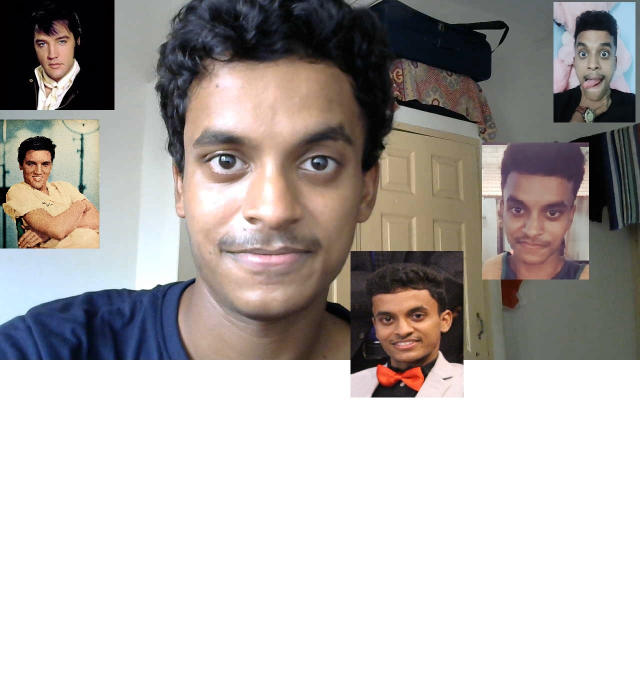
#> input picture test-data/test1.jpg, 1280 x 1367 px, given as the content of the folder test-data/test1.jpg, which was not available (shown at 1/2 size)
$ python -i faceR.py   (imports and definitions only)
#> lines starting #> are read from the running program, lines starting #| are printed output that depends on the picture
from PyQt5 import QtCore, QtGui, QtWidgets
import cv2
import os
import csv
import shutil
import numpy as np
from PIL import Image
import pandas as pd
import time
import datetime


class Ui_mainWindow(object):
    # [184 lines left out: functions setupUi, retranslateUi, CaptureImage, TrainImages, not called in this run]

    def getImagesAndLabels(self,path):
#> called with path = 'test-data/test1.jpg'
        imagePaths = [os.path.join(path,f) for f in os.listdir(path)]
        faces = []
        Ids = []
        for imagePath in imagePaths:
            pilImage = Image.open(imagePath).convert('L')
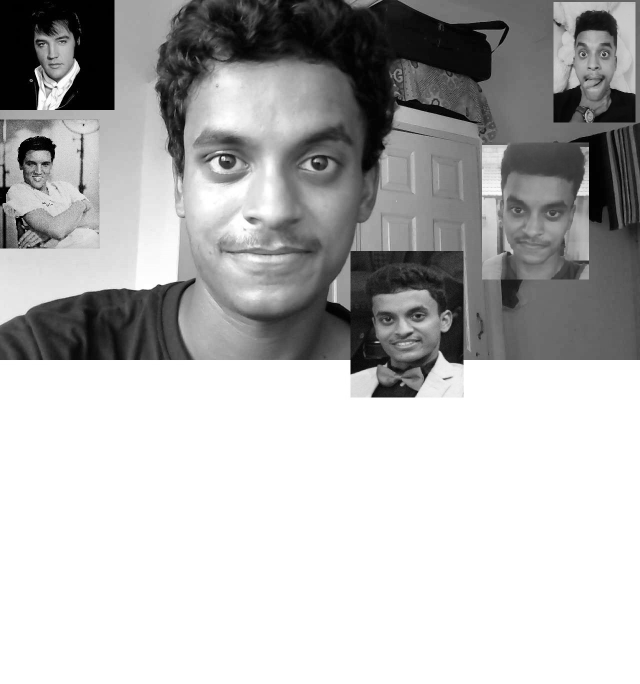
#> pilImage: PIL image 1280x1367 L (shown at 1/2 size); min 0, max 255, mean 180
            imageNp = np.array(pilImage,'uint8')
#> (the run stopped early here; a loop or call above may not have finished)

$ run again, on test-data/test2.jpg
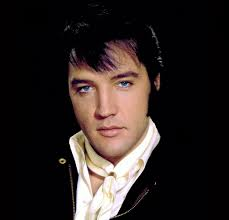
#> input picture test-data/test2.jpg, 229 x 220 px, given as the content of the folder test-data/test2.jpg, which was not available
#> in getImagesAndLabels, `pilImage = Image.open(imagePath).convert('L')`:
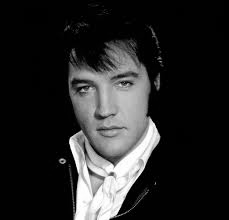
#> pilImage: PIL image 229x220 L; min 0, max 255, mean 38.8

$ run again, on test-data/test3.jpg
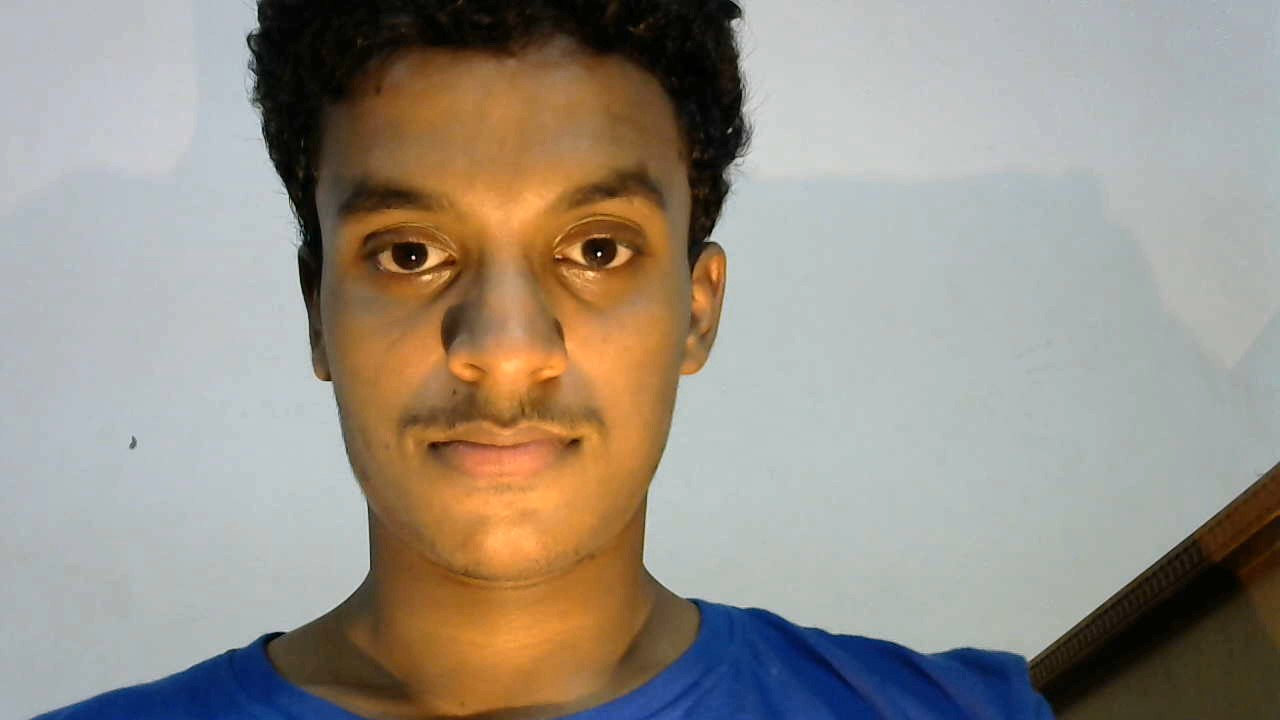
#> input picture test-data/test3.jpg, 1280 x 720 px, given as the content of the folder test-data/test3.jpg, which was not available
#> in getImagesAndLabels, `pilImage = Image.open(imagePath).convert('L')`:
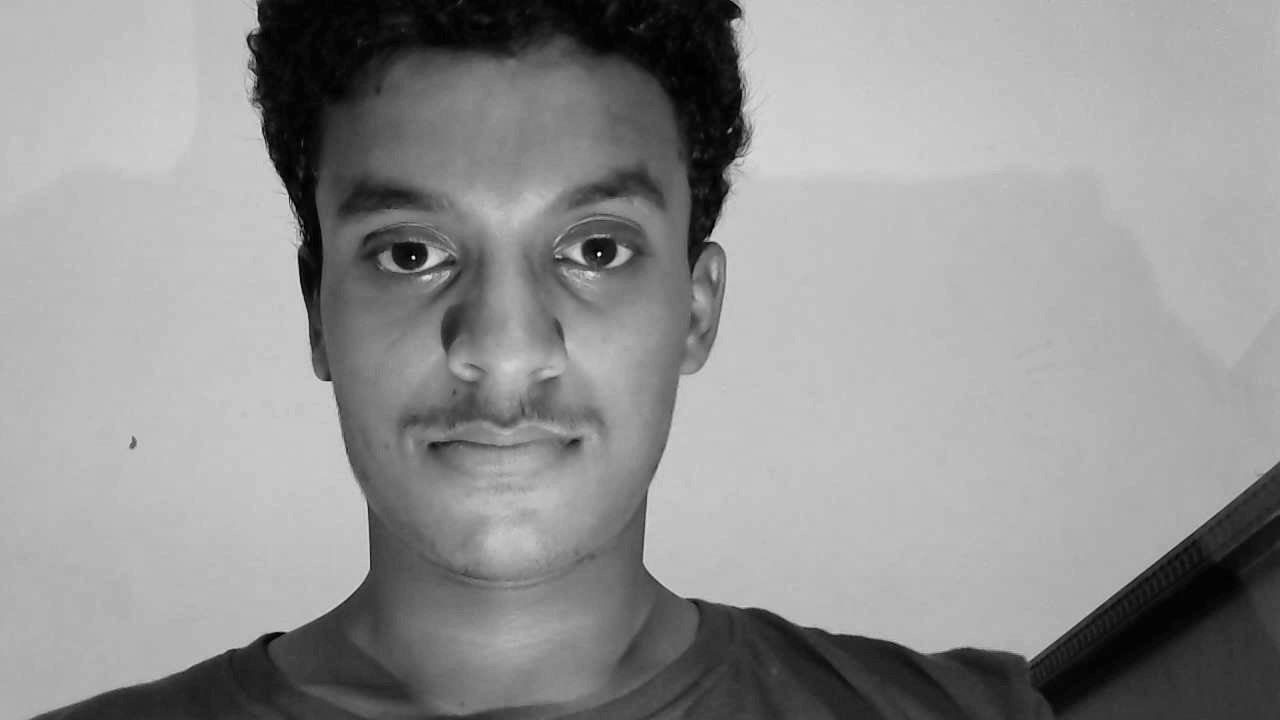
#> pilImage: PIL image 1280x720 L; min 0, max 253, mean 146.3
